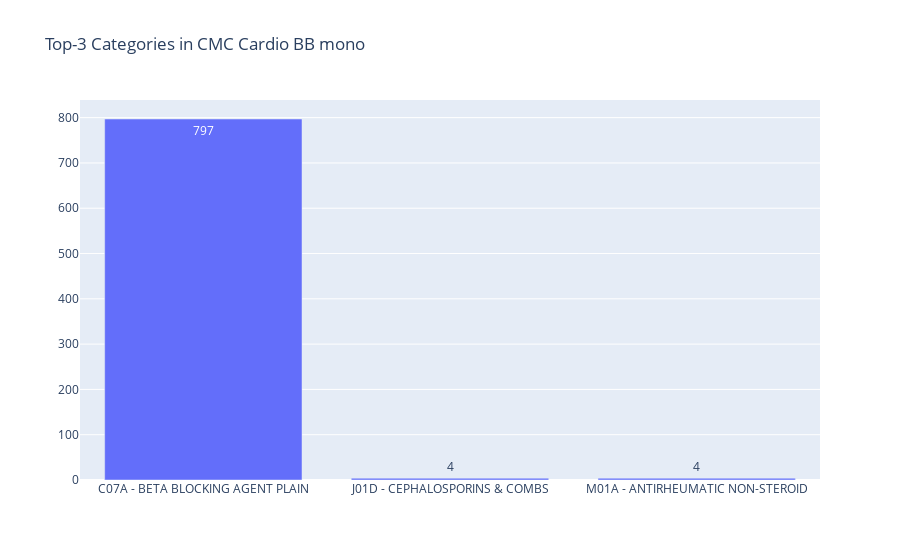

Notebook code for this chart:
### Markdown cell above
### CMC Cardio BB mono

### Code cell
filtered_market_bar(df_markets_clean,'CMC_Cardio_BB_mono', 'Top-3 Categories in CMC Cardio BB mono', 3)

### Figure 1 — Plotly figure (JSON) as saved in the notebook; plotly's stock layout.template omitted (floating-point values rounded to 4 significant figures)
{"data": [{"text": [797, 4, 4], "textposition": "auto", "type": "bar", "x": ["C07A - BETA BLOCKING AGENT PLAIN", "J01D - CEPHALOSPORINS & COMBS", "M01A - ANTIRHEUMATIC NON-STEROID"], "y": [797, 4, 4]}], "layout": {"title": {"text": "Top-3 Categories in CMC Cardio BB mono"}}}
